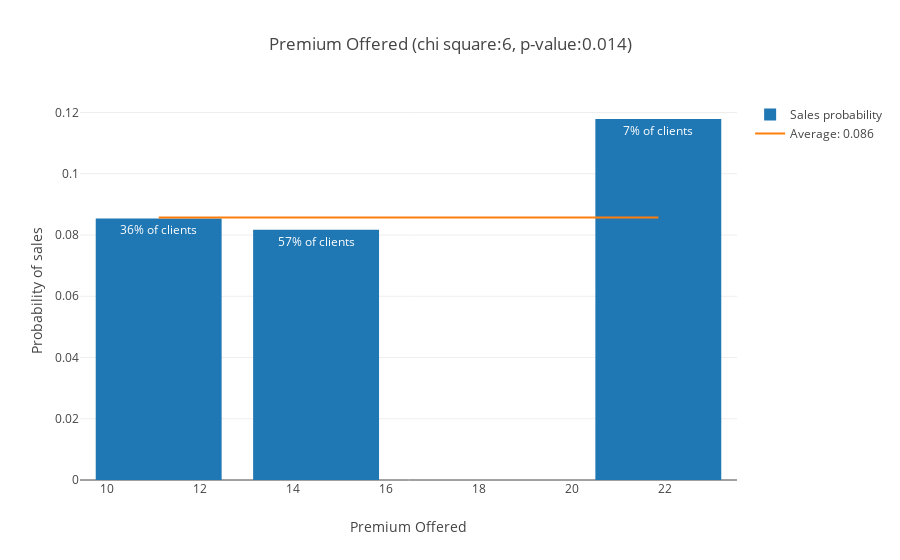

Write notebook code for a chart like this one.
### Markdown cell above
### Premium Offered ###

Premium offered to the client

### Code cell
chi, pval, fig = analyze_feature('Premium Offered', db1, categorical=False)
scores['Premium Offered'] = (chi, pval)
iplot(fig)

### Figure 1 — Plotly figure (JSON) as saved in the notebook; plotly's stock layout.template omitted (floating-point values rounded to 4 significant figures)
{"data": [{"error_y": {"array": [0.003294, 0.002576, 0.008346], "type": "data", "visible": false}, "name": "Sales probability", "text": ["36% of clients", "57% of clients", "7% of clients"], "type": "bar", "x": [11.12, 14.5, 21.85], "y": [0.08542, 0.08172, 0.1179]}, {"mode": "lines", "name": "Average: 0.086", "type": "scatter", "x": [11.12, 21.85], "y": [0.08575, 0.08575]}], "layout": {"barmode": "group", "title": "Premium Offered (chi square:6, p-value:0.014)", "xaxis": {"title": "Premium Offered"}, "yaxis": {"title": "Probability of sales"}}}
